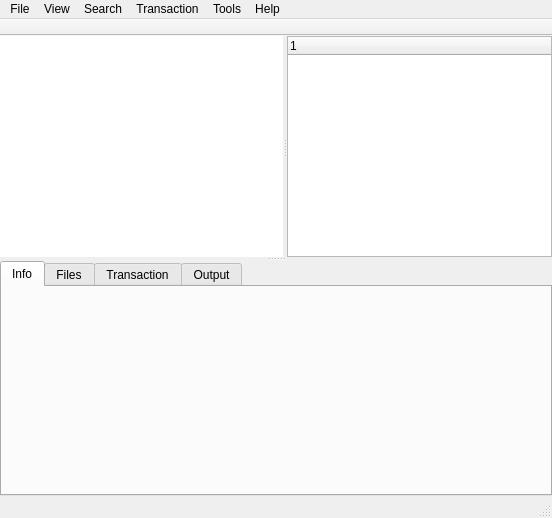
<?xml version="1.0" encoding="UTF-8"?>
<ui version="4.0">
 <class>MainWindow</class>
 <widget class="QMainWindow" name="MainWindow">
  <property name="geometry">
   <rect>
    <x>0</x>
    <y>0</y>
    <width>552</width>
    <height>518</height>
   </rect>
  </property>
  <property name="windowTitle">
   <string>Octopi</string>
  </property>
  <property name="windowIcon">
   <iconset>
    <normaloff>:/resorces/icons/resources/icons/octopi_yellow.png</normaloff>:/resorces/icons/resources/icons/octopi_yellow.png</iconset>
  </property>
  <widget class="QWidget" name="centralWidget">
   <property name="enabled">
    <bool>true</bool>
   </property>
   <layout class="QGridLayout" name="gridLayout">
    <property name="leftMargin">
     <number>0</number>
    </property>
    <property name="topMargin">
     <number>0</number>
    </property>
    <property name="rightMargin">
     <number>0</number>
    </property>
    <property name="bottomMargin">
     <number>0</number>
    </property>
    <property name="spacing">
     <number>0</number>
    </property>
    <item row="0" column="0">
     <widget class="QSplitter" name="splitterHorizontal">
      <property name="orientation">
       <enum>Qt::Vertical</enum>
      </property>
      <widget class="QSplitter" name="splitterVertical">
       <property name="orientation">
        <enum>Qt::Horizontal</enum>
       </property>
       <widget class="QTreeView" name="tvPackages">
        <property name="sizePolicy">
         <sizepolicy hsizetype="Expanding" vsizetype="MinimumExpanding">
          <horstretch>0</horstretch>
          <verstretch>0</verstretch>
         </sizepolicy>
        </property>
        <property name="minimumSize">
         <size>
          <width>0</width>
          <height>0</height>
         </size>
        </property>
        <property name="maximumSize">
         <size>
          <width>16777215</width>
          <height>16777215</height>
         </size>
        </property>
        <property name="frameShape">
         <enum>QFrame::NoFrame</enum>
        </property>
        <property name="frameShadow">
         <enum>QFrame::Plain</enum>
        </property>
        <property name="indentation">
         <number>20</number>
        </property>
       </widget>
       <widget class="QTreeWidget" name="twGroups">
        <property name="maximumSize">
         <size>
          <width>265</width>
          <height>16777215</height>
         </size>
        </property>
        <column>
         <property name="text">
          <string notr="true">1</string>
         </property>
        </column>
       </widget>
      </widget>
      <widget class="QTabWidget" name="twProperties">
       <property name="sizePolicy">
        <sizepolicy hsizetype="Expanding" vsizetype="Expanding">
         <horstretch>0</horstretch>
         <verstretch>0</verstretch>
        </sizepolicy>
       </property>
       <property name="minimumSize">
        <size>
         <width>0</width>
         <height>235</height>
        </size>
       </property>
       <property name="currentIndex">
        <number>0</number>
       </property>
       <widget class="QWidget" name="tabInfo">
        <attribute name="title">
         <string>Info</string>
        </attribute>
       </widget>
       <widget class="QWidget" name="tbFiles">
        <attribute name="title">
         <string>Files</string>
        </attribute>
       </widget>
       <widget class="QWidget" name="tabTransaction">
        <attribute name="title">
         <string>Transaction</string>
        </attribute>
       </widget>
       <widget class="QWidget" name="tabOutput">
        <attribute name="title">
         <string>Output</string>
        </attribute>
       </widget>
      </widget>
     </widget>
    </item>
   </layout>
  </widget>
  <widget class="QMenuBar" name="menuBar">
   <property name="geometry">
    <rect>
     <x>0</x>
     <y>0</y>
     <width>552</width>
     <height>30</height>
    </rect>
   </property>
   <property name="contextMenuPolicy">
    <enum>Qt::NoContextMenu</enum>
   </property>
   <widget class="QMenu" name="menuHelp">
    <property name="title">
     <string>Help</string>
    </property>
    <addaction name="actionHelpUsage"/>
    <addaction name="separator"/>
    <addaction name="actionHelpAbout"/>
   </widget>
   <widget class="QMenu" name="menuView">
    <property name="title">
     <string>View</string>
    </property>
    <addaction name="actionViewAllPackages"/>
    <addaction name="actionViewInstalledPackages"/>
    <addaction name="actionViewNonInstalledPackages"/>
    <addaction name="separator"/>
   </widget>
   <widget class="QMenu" name="menuTransaction">
    <property name="title">
     <string>Transaction</string>
    </property>
    <addaction name="actionCommit"/>
    <addaction name="actionCancel"/>
   </widget>
   <widget class="QMenu" name="menuFile">
    <property name="title">
     <string>File</string>
    </property>
    <addaction name="actionGetNews"/>
    <addaction name="actionSyncPackages"/>
    <addaction name="actionSystemUpgrade"/>
    <addaction name="separator"/>
    <addaction name="actionInstallLocalPackage"/>
    <addaction name="actionOpenRootTerminal"/>
    <addaction name="separator"/>
    <addaction name="actionExit"/>
   </widget>
   <widget class="QMenu" name="menuSearch">
    <property name="title">
     <string>Search</string>
    </property>
    <addaction name="actionSearchByName"/>
    <addaction name="actionSearchByDescription"/>
    <addaction name="separator"/>
    <addaction name="actionSearchByFile"/>
   </widget>
   <widget class="QMenu" name="menuTools">
    <property name="title">
     <string>Tools</string>
    </property>
    <addaction name="actionCacheCleaner"/>
    <addaction name="actionPacmanLogViewer"/>
    <addaction name="actionRepositoryEditor"/>
    <addaction name="actionMirrorEditor"/>
   </widget>
   <addaction name="menuFile"/>
   <addaction name="menuView"/>
   <addaction name="menuSearch"/>
   <addaction name="menuTransaction"/>
   <addaction name="menuTools"/>
   <addaction name="menuHelp"/>
  </widget>
  <widget class="QToolBar" name="mainToolBar">
   <property name="contextMenuPolicy">
    <enum>Qt::NoContextMenu</enum>
   </property>
   <property name="movable">
    <bool>false</bool>
   </property>
   <attribute name="toolBarArea">
    <enum>TopToolBarArea</enum>
   </attribute>
   <attribute name="toolBarBreak">
    <bool>false</bool>
   </attribute>
  </widget>
  <widget class="QStatusBar" name="statusBar"/>
  <action name="actionHelpAbout">
   <property name="text">
    <string>About</string>
   </property>
   <property name="iconText">
    <string>About</string>
   </property>
   <property name="iconVisibleInMenu">
    <bool>true</bool>
   </property>
  </action>
  <action name="actionViewNonInstalledPackages">
   <property name="checkable">
    <bool>true</bool>
   </property>
   <property name="checked">
    <bool>false</bool>
   </property>
   <property name="text">
    <string>Non installed</string>
   </property>
  </action>
  <action name="actionCommit">
   <property name="icon">
    <iconset resource="../resources.qrc">
     <normaloff>:/resources/images/commit.png</normaloff>:/resources/images/commit.png</iconset>
   </property>
   <property name="text">
    <string>Commit</string>
   </property>
   <property name="shortcut">
    <string>Ctrl+M</string>
   </property>
  </action>
  <action name="actionCancel">
   <property name="icon">
    <iconset resource="../resources.qrc">
     <normaloff>:/resources/images/rollback.png</normaloff>:/resources/images/rollback.png</iconset>
   </property>
   <property name="text">
    <string>Cancel</string>
   </property>
   <property name="toolTip">
    <string>Cancel</string>
   </property>
   <property name="shortcut">
    <string>Ctrl+E</string>
   </property>
  </action>
  <action name="actionSyncPackages">
   <property name="icon">
    <iconset resource="../resources.qrc">
     <normaloff>:/resources/images/refresh.png</normaloff>:/resources/images/refresh.png</iconset>
   </property>
   <property name="text">
    <string>Sync database</string>
   </property>
   <property name="shortcut">
    <string>Ctrl+D</string>
   </property>
  </action>
  <action name="actionExit">
   <property name="icon">
    <iconset resource="../resources.qrc">
     <normaloff>:/resources/images/exit.png</normaloff>:/resources/images/exit.png</iconset>
   </property>
   <property name="text">
    <string>Exit</string>
   </property>
   <property name="shortcut">
    <string>Ctrl+Q</string>
   </property>
  </action>
  <action name="actionSystemUpgrade">
   <property name="icon">
    <iconset resource="../resources.qrc">
     <normaloff>:/resources/images/fast_forward.png</normaloff>:/resources/images/fast_forward.png</iconset>
   </property>
   <property name="text">
    <string>System upgrade</string>
   </property>
   <property name="shortcut">
    <string>Ctrl+U</string>
   </property>
  </action>
  <action name="actionInstall">
   <property name="icon">
    <iconset resource="../resources.qrc">
     <normaloff>:/resources/images/toinstall.png</normaloff>:/resources/images/toinstall.png</iconset>
   </property>
   <property name="text">
    <string>Install</string>
   </property>
   <property name="toolTip">
    <string>Install</string>
   </property>
  </action>
  <action name="actionRemove">
   <property name="icon">
    <iconset resource="../resources.qrc">
     <normaloff>:/resources/images/toremove.png</normaloff>:/resources/images/toremove.png</iconset>
   </property>
   <property name="text">
    <string>Remove</string>
   </property>
   <property name="toolTip">
    <string>Remove</string>
   </property>
  </action>
  <action name="actionOutdated_packages">
   <property name="text">
    <string>Outdated packages</string>
   </property>
  </action>
  <action name="actionGetNews">
   <property name="icon">
    <iconset resource="../resources.qrc">
     <normaloff>:/resources/images/rss.png</normaloff>:/resources/images/rss.png</iconset>
   </property>
   <property name="text">
    <string>Get latest distro news</string>
   </property>
   <property name="shortcut">
    <string>Ctrl+G</string>
   </property>
  </action>
  <action name="actionRemoveGroup">
   <property name="icon">
    <iconset resource="../resources.qrc">
     <normaloff>:/resources/images/toremove.png</normaloff>:/resources/images/toremove.png</iconset>
   </property>
   <property name="text">
    <string>Remove group</string>
   </property>
  </action>
  <action name="actionInstallGroup">
   <property name="icon">
    <iconset resource="../resources.qrc">
     <normaloff>:/resources/images/toinstall.png</normaloff>:/resources/images/toinstall.png</iconset>
   </property>
   <property name="text">
    <string>Install group</string>
   </property>
  </action>
  <action name="actionCollapseItem">
   <property name="icon">
    <iconset resource="../resources.qrc">
     <normaloff>:/resources/images/collapse.png</normaloff>:/resources/images/collapse.png</iconset>
   </property>
   <property name="text">
    <string>Collapse item</string>
   </property>
  </action>
  <action name="actionExpandItem">
   <property name="icon">
    <iconset resource="../resources.qrc">
     <normaloff>:/resources/images/expand.png</normaloff>:/resources/images/expand.png</iconset>
   </property>
   <property name="text">
    <string>Expand item</string>
   </property>
  </action>
  <action name="actionCollapseAllItems">
   <property name="icon">
    <iconset resource="../resources.qrc">
     <normaloff>:/resources/images/collapse.png</normaloff>:/resources/images/collapse.png</iconset>
   </property>
   <property name="text">
    <string>Collapse all items</string>
   </property>
  </action>
  <action name="actionExpandAllItems">
   <property name="icon">
    <iconset resource="../resources.qrc">
     <normaloff>:/resources/images/expand.png</normaloff>:/resources/images/expand.png</iconset>
   </property>
   <property name="text">
    <string>Expand all items</string>
   </property>
  </action>
  <action name="actionOpenFile">
   <property name="icon">
    <iconset resource="../resources.qrc">
     <normaloff>:/resources/images/binary.png</normaloff>:/resources/images/binary.png</iconset>
   </property>
   <property name="text">
    <string>Open file</string>
   </property>
  </action>
  <action name="actionEditFile">
   <property name="icon">
    <iconset resource="../resources.qrc">
     <normaloff>:/resources/images/editfile.png</normaloff>:/resources/images/editfile.png</iconset>
   </property>
   <property name="text">
    <string>Edit file</string>
   </property>
  </action>
  <action name="actionOpenDirectory">
   <property name="icon">
    <iconset resource="../resources.qrc">
     <normaloff>:/resources/images/folder.png</normaloff>:/resources/images/folder.png</iconset>
   </property>
   <property name="text">
    <string>Open directory</string>
   </property>
  </action>
  <action name="actionOpenTerminal">
   <property name="icon">
    <iconset resource="../resources.qrc">
     <normaloff>:/resources/images/terminal.png</normaloff>:/resources/images/terminal.png</iconset>
   </property>
   <property name="text">
    <string>Open terminal here</string>
   </property>
  </action>
  <action name="actionRemoveTransactionItem">
   <property name="icon">
    <iconset resource="../resources.qrc">
     <normaloff>:/resources/images/window_close.png</normaloff>:/resources/images/window_close.png</iconset>
   </property>
   <property name="text">
    <string>Remove item</string>
   </property>
   <property name="iconVisibleInMenu">
    <bool>true</bool>
   </property>
  </action>
  <action name="actionRemoveTransactionItems">
   <property name="icon">
    <iconset resource="../resources.qrc">
     <normaloff>:/resources/images/window_close.png</normaloff>:/resources/images/window_close.png</iconset>
   </property>
   <property name="text">
    <string>Remove items</string>
   </property>
   <property name="iconVisibleInMenu">
    <bool>true</bool>
   </property>
  </action>
  <action name="actionSearchByDescription">
   <property name="checkable">
    <bool>true</bool>
   </property>
   <property name="text">
    <string>By description</string>
   </property>
  </action>
  <action name="actionSearchByName">
   <property name="checkable">
    <bool>true</bool>
   </property>
   <property name="text">
    <string>By name</string>
   </property>
  </action>
  <action name="actionFindFileInPackage">
   <property name="icon">
    <iconset resource="../resources.qrc">
     <normaloff>:/resources/images/find.png</normaloff>:/resources/images/find.png</iconset>
   </property>
   <property name="text">
    <string>Find a file</string>
   </property>
  </action>
  <action name="actionOpenRootTerminal">
   <property name="icon">
    <iconset resource="../resources.qrc">
     <normaloff>:/resources/images/terminal.png</normaloff>:/resources/images/terminal.png</iconset>
   </property>
   <property name="text">
    <string>Open root terminal</string>
   </property>
  </action>
  <action name="actionHelpUsage">
   <property name="text">
    <string>Usage</string>
   </property>
   <property name="shortcut">
    <string>F1</string>
   </property>
   <property name="iconVisibleInMenu">
    <bool>true</bool>
   </property>
  </action>
  <action name="actionInstallLocalPackage">
   <property name="text">
    <string>Install local package...</string>
   </property>
  </action>
  <action name="actionInstallAUR">
   <property name="icon">
    <iconset resource="../resources.qrc">
     <normaloff>:/resources/images/toinstall.png</normaloff>:/resources/images/toinstall.png</iconset>
   </property>
   <property name="text">
    <string>Install</string>
   </property>
  </action>
  <action name="actionPacmanLogViewer">
   <property name="enabled">
    <bool>true</bool>
   </property>
   <property name="text">
    <string>Pacman Log Viewer</string>
   </property>
   <property name="shortcut">
    <string>Ctrl+Shift+V</string>
   </property>
   <property name="visible">
    <bool>true</bool>
   </property>
  </action>
  <action name="actionRepositoryEditor">
   <property name="icon">
    <iconset resource="../resources.qrc">
     <normaloff>:/resources/images/binary.png</normaloff>:/resources/images/binary.png</iconset>
   </property>
   <property name="text">
    <string>Repository Editor</string>
   </property>
   <property name="shortcut">
    <string>Ctrl+Shift+P</string>
   </property>
  </action>
  <action name="actionCacheCleaner">
   <property name="icon">
    <iconset resource="../resources.qrc">
     <normaloff>:/resources/images/cachecleaner.png</normaloff>:/resources/images/cachecleaner.png</iconset>
   </property>
   <property name="text">
    <string>Cache Cleaner</string>
   </property>
   <property name="shortcut">
    <string>Ctrl+Shift+N</string>
   </property>
  </action>
  <action name="actionViewInstalledPackages">
   <property name="checkable">
    <bool>true</bool>
   </property>
   <property name="text">
    <string>Installed</string>
   </property>
  </action>
  <action name="actionViewAllPackages">
   <property name="checkable">
    <bool>true</bool>
   </property>
   <property name="text">
    <string/>
   </property>
  </action>
  <action name="actionSearchByFile">
   <property name="checkable">
    <bool>true</bool>
   </property>
   <property name="text">
    <string>By file</string>
   </property>
  </action>
  <action name="actionMirrorEditor">
   <property name="text">
    <string>&amp;Mirror Editor</string>
   </property>
   <property name="shortcut">
    <string>Ctrl+Shift+M</string>
   </property>
  </action>
 </widget>
 <layoutdefault spacing="6" margin="11"/>
 <tabstops>
  <tabstop>tvPackages</tabstop>
  <tabstop>twProperties</tabstop>
 </tabstops>
 <resources>
  <include location="../resources.qrc"/>
 </resources>
 <connections/>
</ui>
